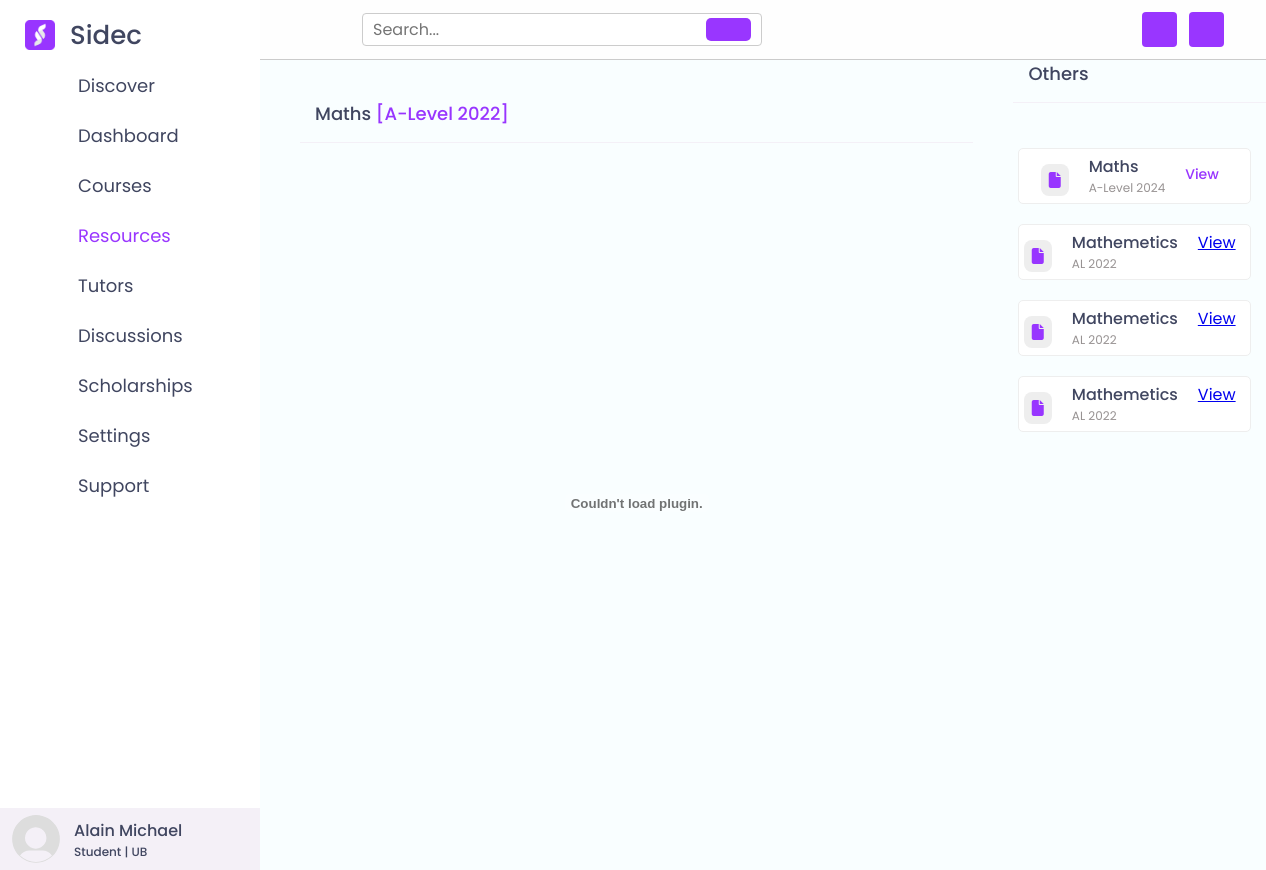
Screenshot of /resource_material/2 (signed in) with the database file from the repository.
### base/models.py (models this page shows, shortened)
class Student(models.Model):
    user = models.OneToOneField(User, on_delete=models.CASCADE)
    profile_pic = models.ImageField(upload_to="profile_pics", default="profile_pics/Default_pfp.svg") # Should also change this to imagefield
    profile_views = models.IntegerField(validators=[MaxValueValidator(100)], default=0)
    level = models.CharField(max_length=100, choices=Level.choices)
    country = models.CharField(max_length=100, choices=Country.choices)
    bio = models.TextField(blank=True, null=True)
    preferred_name = models.CharField(max_length=20, blank=True, null=True)
    birthday = models.DateField(blank=True, null=True)
    enrolled_courses = models.ManyToManyField('Course', related_name='enrolled_students')
    saved_courses = models.ManyToManyField('Course', related_name='saved_students')
    created_at = models.DateField(auto_now_add=True)
    socials = models.OneToOneField('Socials', on_delete=models.CASCADE, blank=True, null=True)
    def __str__(self):
        return self.user.first_name

class User(AbstractUser):
    username = None
    USERNAME_FIELD = 'email'
    email = models.EmailField(_('email address'), unique=True)
    REQUIRED_FIELDS = []      # No additional required fields
    objects = UserManager()

class Resource(models.Model):
    RESOURCE_TYPES = [
        ('QNS', 'Questions'),
        ('SOL', 'Solutions'),
    ]
    title = models.CharField(max_length=255)
    subject = models.CharField(max_length=255, blank=True, null=True)
    level = models.CharField(max_length=255, blank=True, null=True)
    year = models.CharField(max_length=4, blank=True, null=True)
    resource_type = models.CharField(max_length=3, choices=RESOURCE_TYPES)
    pdf_file = models.FileField(upload_to='resources')

### base/views.py (the view)
# urls.py: path('resource_material/<int:resource_id>', views.resource_material, name='resource_material'),
def resource_material(request, resource_id):
    resource = Resource.objects.get(id=resource_id)
    criteria1 = Q(subject=resource.subject)
    criteria2 = Q(level=resource.level)
    similar_resources = Resource.objects.filter(criteria1 & criteria2).exclude(id=resource_id)
    context = {'resource': resource, 'student': Student.objects.get(user=request.user), 'similar_resources': similar_resources}
    return render(request, 'questions/june2023.html', context)

### templates/questions/june2023.html (shortened to what this page needs)
{% load static %}
<!DOCTYPE html>
<html lang="en">
  <head>
    <link
      rel="stylesheet"
      href="https://cdnjs.cloudflare.com/ajax/libs/font-awesome/6.5.1/css/all.min.css"
    />
    <link
      rel="stylesheet"
      href="https://cdnjs.cloudflare.com/ajax/libs/remixicon/3.6.0/remixicon.css"
    />
    <link rel="stylesheet" href="{% static 'css/mainquestions.css' %}" />
  </head>
  <body>
    <div class="sidebar">
      <div class="logo-details">
        <img src="{% static 'images/Asset 6.png' %}" alt="sidec org" />
        <span class="logo_name">Sidec</span>
      </div>
      <ul class="nav-links">
        <li>
          <a href="{% url 'discover' %}">
            <i class="ri-rocket-2-fill"></i>
            <span class="link_name">Discover</span>
          </a>
        </li>
        <li>
          <a href="{% url 'dashboard' %}">
            <i class="ri-layout-grid-fill"></i>
            <span class="link_name">Dashboard</span>
          </a>
        </li>
        <li>
          <div class="iocn-link">
            <a href="{% url 'courses' %}">
              <i class="ri-book-open-fill"></i>
              <span class="link_name">Courses</span>
            </a>
            <i class="ri-arrow-down-s-line arrow"></i>
          </div>
        </li>
        <li>
          <div class="iocn-link">
            <a href="{% url 'resources' %}" class="active">
              <i class="ri-archive-drawer-fill"></i>
              <span class="link_name">Resources</span>
            </a>
            <i class="ri-arrow-down-s-line arrow"></i>
          </div>
        </li>
        <li>
          <div class="iocn-link">
            <a href="{% url 'tutors' %}">
              <i class="ri-service-fill"></i>
              <span class="link_name">Tutors</span>
            </a>
            <i class="ri-arrow-down-s-line arrow"></i>
          </div>
        </li>
        <li>
          <a href="{% url 'discuss' %}">
            <i class="ri-chat-1-fill"></i>
            <span class="link_name">Discussions</span>
          </a>
        </li>
        <li>
          <div class="iocn-link">
            <a href="">
              <i class="ri-school-fill"></i>
              <span class="link_name">Scholarships</span>
            </a>
            <i class="ri-arrow-down-s-line arrow"></i>
          </div>
        </li>
        <li>
          <a href="{% url 'settings' %}">
            <i class="ri-settings-fill"></i>
            <span class="link_name">Settings</span>
          </a>
        </li>
        <li>
          <a href="{% url 'support' %}">
            <i class="ri-question-fill"></i>
            <span class="link_name">Support</span>
          </a>
        </li>
        {% include 'profile_area.html' %}
      </ul>
    </div>
    <section class="home-section header">
      <div class="home-content">
        <div class="flex">
          <form action="" method="post" class="search-form">
            <input
              type="text"
              name="search_box"
              placeholder="Search..."
              required
              maxlength="100"
            />
            <button type="submit" class="ri-search-line"></button>
          </form>
          <div class="icons">
            <div id="feed-btn" class="ri-notification-4-fill"></div>
            <div id="user-btn" class="ri-user-5-fill"></div>
          </div>
        </div>
      </div>
      <div class="dashboard_home">
        <div class="half-width">
          <div id="pdfContainer">
            <h1 id="title" class="heading">
              {{resource.subject}}<span class="sub-heading">
                [{{resource.level}} {{resource.year}}]</span
              >
            </h1>
            <embed
              src="{{resource.pdf_file.url}}#zoom=85&scrollbar=0&toolbar=0&navpanes=0"
              width="100%"
              height="100%"
            />
          </div>
        </div>
        <div class="column">
          <h1 class="heading">Others</h1>
          <div class="cards">
            {% for similar in similar_resources %}
            <a href="{% url 'resource_material' similar.id %}" style="text-decoration: none;">
              <div class="card">
                <i class="fa-solid fa-file"></i>
                <div class="info">
                  <h3>{{similar.subject}}</h3>
                  <p>{{similar.level}} {{similar.year}}</p>
                </div>
                <span>View </span>
              </div>
            </a>
            {% endfor %}
            <div class="card">
              <i class="fa-solid fa-file"></i>
              <div class="info">
                <h3>Mathemetics</h3>
                <p>AL 2022</p>
              </div>
              <a href="#">View </a>
            </div>
            <div class="card">
              <i class="fa-solid fa-file"></i>
              <div class="info">
                <h3>Mathemetics</h3>
                <p>AL 2022</p>
              </div>
              <a href="#">View </a>
            </div>
            <div class="card">
              <i class="fa-solid fa-file"></i>
              <div class="info">
                <h3>Mathemetics</h3>
                <p>AL 2022</p>
              </div>
              <a href="#">View </a>
            </div>
          </div>
        </div>
      </div>
    </section>
  </body>
</html>

### templates/profile_area.html
<li>
    <div class="profile-details">
        <div class="profile-content">
            <img src={{student.profile_pic.url}} alt="profile">
        </div>
        <div class="name-job">
            <div class="profile_name">{{student}}</div>
        <div class="job">Student | UB</div>
        </div>
        <i class="ri-logout-circle-line" onclick="window.location.href='{% url 'logout' %}'"></i>
    </div>
</li>

### rows the page displays
Student: profile_pic (placeholder picture), user.first_name "Alain Michael"
Resource: subject "Maths", level "A-Level", year "2022"
Resource: subject "Maths", level "A-Level", year "2024"
